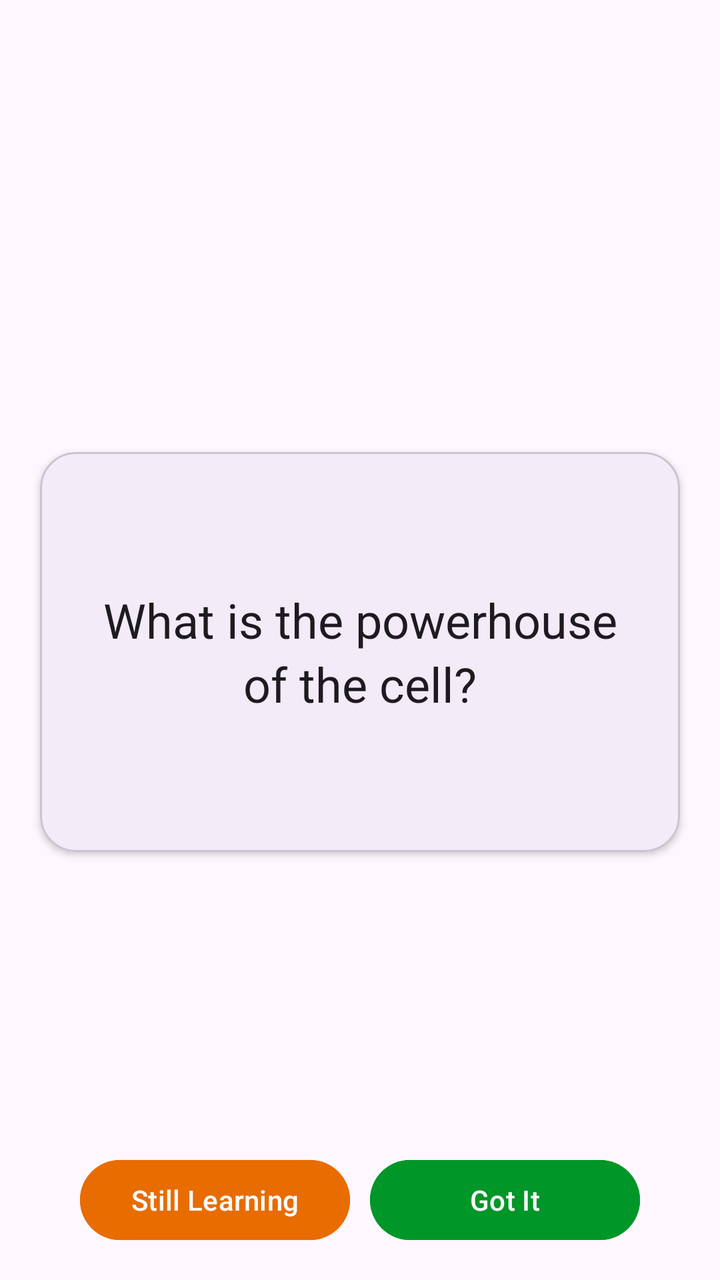
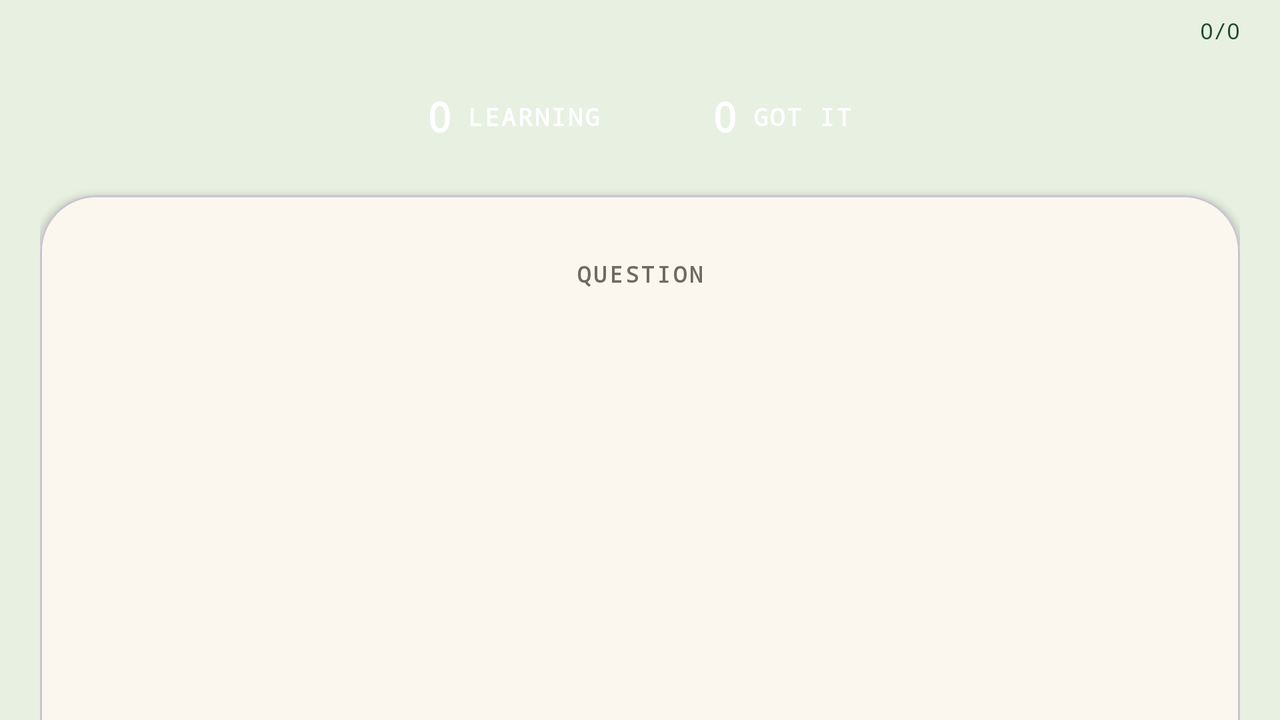

The same Android screen from two of the app's own layout files: first res/layout/ as a phone draws it, then the repository's variant for another configuration, drawn on a device whose configuration selects that folder. Both files follow.
<!-- AndroidManifest.xml: application theme Theme.FlashcardStudy -->
<!-- res/layout/fragment_study_placeholder.xml -->
<?xml version="1.0" encoding="utf-8"?>
<androidx.constraintlayout.widget.ConstraintLayout xmlns:android="http://schemas.android.com/apk/res/android"
    xmlns:app="http://schemas.android.com/apk/res-auto"
    xmlns:tools="http://schemas.android.com/tools"
    android:layout_width="match_parent"
    android:layout_height="match_parent">

    <com.google.android.material.card.MaterialCardView
        android:id="@+id/studyCard"
        android:layout_width="match_parent"
        android:layout_marginHorizontal="20dp"
        android:minHeight="200dp"
        android:layout_height="wrap_content"
        android:layout_marginTop="12dp"
        app:cardCornerRadius="18dp"
        app:cardElevation="2dp"
        app:layout_constraintBottom_toBottomOf="parent"
        app:layout_constraintEnd_toEndOf="parent"
        app:layout_constraintStart_toStartOf="parent"
        app:layout_constraintTop_toTopOf="parent">

        <TextView
            android:id="@+id/cardContent"
            android:layout_width="wrap_content"
            android:layout_height="wrap_content"
            android:layout_gravity="center"
            android:layout_marginHorizontal="20dp"
            android:text="What is the powerhouse of the cell?"
            android:textAlignment="center"
            android:textAppearance="?attr/textAppearanceHeadlineSmall"
            app:layout_constraintBottom_toBottomOf="parent"
            app:layout_constraintEnd_toEndOf="parent"
            app:layout_constraintStart_toStartOf="parent"
            app:layout_constraintTop_toTopOf="parent" />
    </com.google.android.material.card.MaterialCardView>

    <Button
        android:id="@+id/stillLearning"
        android:backgroundTint="@color/orange"
        android:layout_width="135dp"
        android:layout_height="wrap_content"
        android:layout_marginStart="40dp"
        android:layout_marginBottom="16dp"
        android:text="Still Learning"
        app:layout_constraintBottom_toBottomOf="parent"
        app:layout_constraintStart_toStartOf="parent" />

    <Button
        android:id="@+id/gotIt"
        android:backgroundTint="@color/green"
        android:layout_width="135dp"
        android:layout_height="wrap_content"
        android:layout_marginEnd="40dp"
        android:layout_marginBottom="16dp"
        android:text="Got It"
        app:layout_constraintBottom_toBottomOf="parent"
        app:layout_constraintEnd_toEndOf="parent" />

</androidx.constraintlayout.widget.ConstraintLayout>
<!-- resources referenced by this layout -->
<resources>
  <color name="green">#009628</color>
  <color name="orange">#E86C00</color>
  <style name="Theme.FlashcardStudy" parent="Base.Theme.FlashcardStudy" />
  <style name="Base.Theme.FlashcardStudy" parent="Theme.Material3.DayNight.NoActionBar">
          
          
      </style>
</resources>
<!-- res/layout-land/fragment_study_placeholder.xml (the repository's variant of the layout above) -->
<!-- drawn on the phone turned sideways -->
<?xml version="1.0" encoding="utf-8"?>
<androidx.constraintlayout.widget.ConstraintLayout xmlns:android="http://schemas.android.com/apk/res/android"
    xmlns:app="http://schemas.android.com/apk/res-auto"
    android:layout_width="match_parent"
    android:layout_height="match_parent"
    android:background="@color/sf_deck_bio_bg">

    <androidx.core.widget.NestedScrollView
        android:id="@+id/studyScrollContainer"
        android:layout_width="0dp"
        android:layout_height="0dp"
        android:clipToPadding="false"
        android:fillViewport="true"
        android:paddingStart="20dp"
        android:paddingEnd="20dp"
        android:paddingTop="8dp"
        android:paddingBottom="16dp"
        app:layout_constraintBottom_toBottomOf="parent"
        app:layout_constraintEnd_toEndOf="parent"
        app:layout_constraintStart_toStartOf="parent"
        app:layout_constraintTop_toTopOf="parent">

        <LinearLayout
            android:layout_width="match_parent"
            android:layout_height="wrap_content"
            android:orientation="vertical">

            <LinearLayout
                android:id="@+id/studyHeader"
                android:layout_width="match_parent"
                android:layout_height="wrap_content"
                android:gravity="center_vertical"
                android:orientation="horizontal">

                <ImageButton
                    android:id="@+id/closeStudyButton"
                    android:layout_width="36dp"
                    android:layout_height="36dp"
                    android:background="@drawable/bg_round_999"
                    android:backgroundTint="#15000000"
                    android:padding="9dp"
                    android:src="@android:drawable/ic_menu_close_clear_cancel"
                    android:tint="@color/sf_deck_bio_ink"
                    android:visibility="gone" />

                <LinearLayout
                    android:id="@+id/progressSegments"
                    android:layout_width="0dp"
                    android:layout_height="4dp"
                    android:layout_marginStart="10dp"
                    android:layout_marginEnd="10dp"
                    android:layout_weight="1"
                    android:orientation="horizontal" />

                <TextView
                    android:id="@+id/progressCount"
                    android:layout_width="wrap_content"
                    android:layout_height="wrap_content"
                    android:fontFamily="monospace"
                    android:text="0/0"
                    android:textColor="@color/sf_deck_bio_ink"
                    android:textSize="11sp" />
            </LinearLayout>

            <LinearLayout
                android:id="@+id/statsContainer"
                android:layout_width="match_parent"
                android:layout_height="wrap_content"
                android:layout_marginTop="12dp"
                android:gravity="center"
                android:orientation="horizontal">

                <LinearLayout
                    android:layout_width="wrap_content"
                    android:layout_height="wrap_content"
                    android:layout_marginEnd="10dp"
                    android:background="@drawable/bg_round_999"
                    android:backgroundTint="@color/sf_accent"
                    android:gravity="center_vertical"
                    android:orientation="horizontal"
                    android:paddingHorizontal="18dp"
                    android:paddingVertical="10dp">

                    <TextView
                        android:id="@+id/learningCount"
                        android:layout_width="wrap_content"
                        android:layout_height="wrap_content"
                        android:fontFamily="monospace"
                        android:text="0"
                        android:textColor="@color/white"
                        android:textSize="20sp"
                        android:textStyle="bold" />

                    <TextView
                        android:layout_width="wrap_content"
                        android:layout_height="wrap_content"
                        android:layout_marginStart="8dp"
                        android:fontFamily="monospace"
                        android:letterSpacing="0.08"
                        android:text="LEARNING"
                        android:textColor="@color/white"
                        android:textSize="12sp"
                        android:textStyle="bold" />
                </LinearLayout>

                <LinearLayout
                    android:layout_width="wrap_content"
                    android:layout_height="wrap_content"
                    android:layout_marginStart="10dp"
                    android:background="@drawable/bg_round_999"
                    android:backgroundTint="@color/sf_green"
                    android:gravity="center_vertical"
                    android:orientation="horizontal"
                    android:paddingHorizontal="18dp"
                    android:paddingVertical="10dp">

                    <TextView
                        android:id="@+id/masteredCount"
                        android:layout_width="wrap_content"
                        android:layout_height="wrap_content"
                        android:fontFamily="monospace"
                        android:text="0"
                        android:textColor="@color/white"
                        android:textSize="20sp"
                        android:textStyle="bold" />

                    <TextView
                        android:layout_width="wrap_content"
                        android:layout_height="wrap_content"
                        android:layout_marginStart="8dp"
                        android:fontFamily="monospace"
                        android:letterSpacing="0.08"
                        android:text="GOT IT"
                        android:textColor="@color/white"
                        android:textSize="12sp"
                        android:textStyle="bold" />
                </LinearLayout>

                <TextView
                    android:id="@+id/totalCardsCount"
                    android:layout_width="0dp"
                    android:layout_height="0dp"
                    android:alpha="0" />
            </LinearLayout>

            <com.google.android.material.card.MaterialCardView
                android:id="@+id/studyCard"
                android:layout_width="match_parent"
                android:layout_height="wrap_content"
                android:layout_marginTop="16dp"
                android:layout_marginBottom="12dp"
                app:cardBackgroundColor="@color/sf_surface"
                app:cardCornerRadius="28dp"
                app:cardElevation="2dp">

                <LinearLayout
                    android:layout_width="match_parent"
                    android:layout_height="wrap_content"
                    android:orientation="vertical"
                    android:padding="24dp">

                    <TextView
                        android:id="@+id/cardLabel"
                        android:layout_width="wrap_content"
                        android:layout_height="wrap_content"
                        android:layout_gravity="center_horizontal"
                        android:layout_marginTop="8dp"
                        android:fontFamily="monospace"
                        android:letterSpacing="0.12"
                        android:text="QUESTION"
                        android:textColor="@color/sf_muted"
                        android:textSize="11sp"
                        android:textStyle="bold" />

                    <TextView
                        android:id="@+id/cardContent"
                        android:layout_width="match_parent"
                        android:layout_height="220dp"
                        android:fontFamily="serif"
                        android:gravity="center"
                        android:lineSpacingExtra="6dp"
                        android:textAlignment="center"
                        android:textColor="@color/sf_deck_bio_ink"
                        android:textSize="38sp" />

                    <com.google.android.material.button.MaterialButton
                        android:id="@+id/revealButton"
                        android:layout_width="match_parent"
                        android:layout_height="48dp"
                        android:backgroundTint="@color/sf_ink"
                        android:text="Tap to reveal answer"
                        android:textAllCaps="false"
                        android:textColor="@color/sf_bg"
                        app:cornerRadius="24dp" />
                </LinearLayout>
            </com.google.android.material.card.MaterialCardView>

            <LinearLayout
                android:id="@+id/actionButtons"
                android:layout_width="match_parent"
                android:layout_height="wrap_content"
                android:gravity="center"
                android:orientation="horizontal">

                <com.google.android.material.button.MaterialButton
                    android:id="@+id/stillLearning"
                    android:layout_width="0dp"
                    android:layout_height="90dp"
                    android:layout_marginEnd="6dp"
                    android:layout_weight="1"
                    android:backgroundTint="@color/sf_accent"
                    android:text="Still learning"
                    android:textAllCaps="false"
                    android:textColor="@color/white"
                    android:textSize="18sp"
                    app:cornerRadius="22dp" />

                <com.google.android.material.button.MaterialButton
                    android:id="@+id/gotIt"
                    android:layout_width="0dp"
                    android:layout_height="90dp"
                    android:layout_marginStart="6dp"
                    android:layout_weight="1"
                    android:backgroundTint="@color/sf_green"
                    android:text="Got it"
                    android:textAllCaps="false"
                    android:textColor="@color/white"
                    android:textSize="18sp"
                    app:cornerRadius="22dp" />
            </LinearLayout>
        </LinearLayout>
    </androidx.core.widget.NestedScrollView>

</androidx.constraintlayout.widget.ConstraintLayout>
<!-- resources referenced by the variant -->
<!-- as the phone turned sideways resolves them -->
<resources>
  <color name="sf_accent">#FF5A1F</color>
  <color name="sf_bg">#F4EFE6</color>
  <color name="sf_deck_bio_bg">#E8F0E2</color>
  <color name="sf_deck_bio_ink">#1F4A2A</color>
  <color name="sf_green">#0E8A5F</color>
  <color name="sf_ink">#1A1D24</color>
  <color name="sf_muted">#6E6A5F</color>
  <color name="sf_surface">#FBF7EE</color>
  <color name="white">#FFFFFFFF</color>
  <style name="Theme.FlashcardStudy" parent="Base.Theme.FlashcardStudy" />
  <style name="Base.Theme.FlashcardStudy" parent="Theme.Material3.DayNight.NoActionBar">
          
          
      </style>
</resources>
